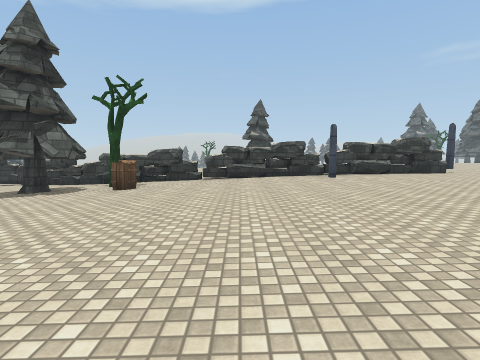
[1] (above)

14 first-person views from a walk through a 3-D level made in the Unity game engine. The camera is 1.3 m above the floor, tilts 4° down and sees 80° across. The floor is counted in squares, 2 m on a side. Each view is taken from the middle of a square. On the plan, view 1 faces up. The plan holds only what a view shows up to about 9 squares ahead; the rest is blank. The place goes on beyond the plan. The player is left out. Some animated figures are not drawn. Surface patterns are stand-ins for the level's own textures.

[2]
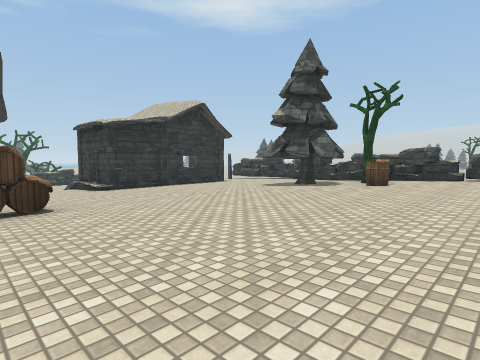

[3]
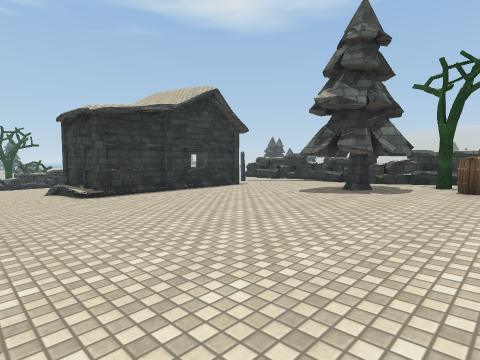

[4]
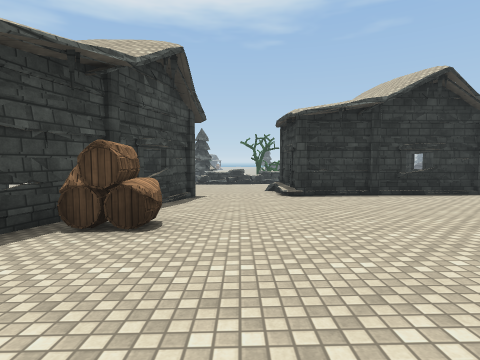

[5]
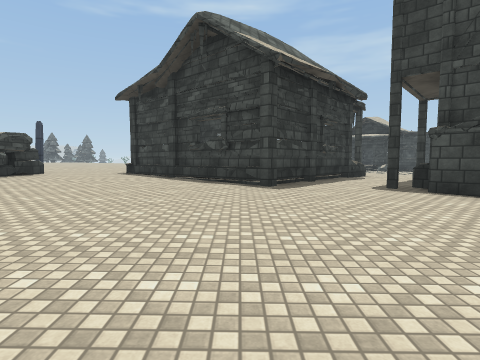

[6]
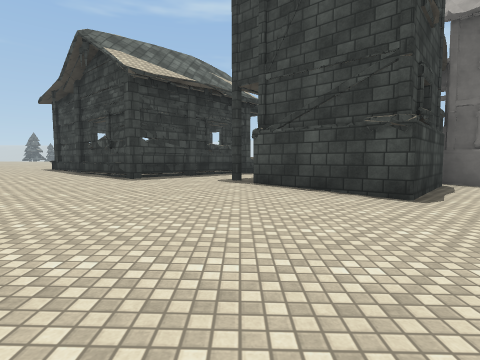

[7]
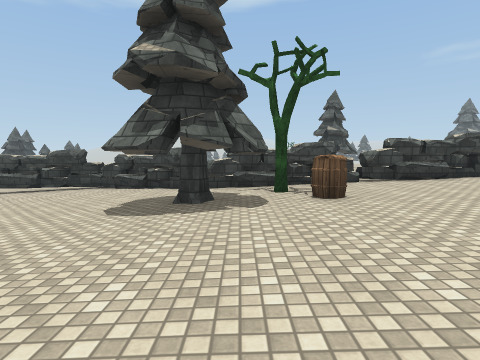

[8]
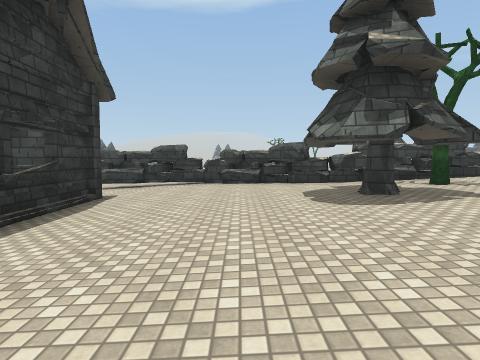

[9]
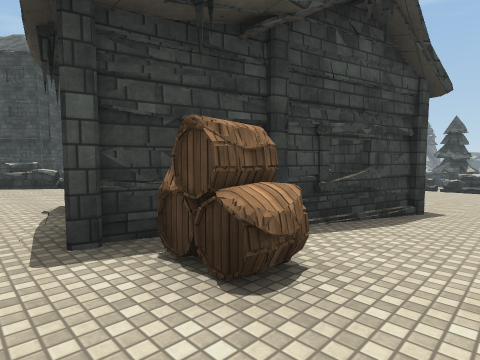

[10]
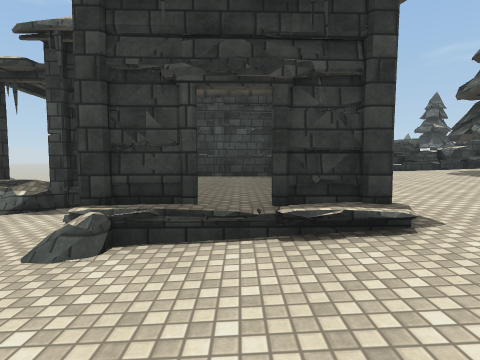

[11]
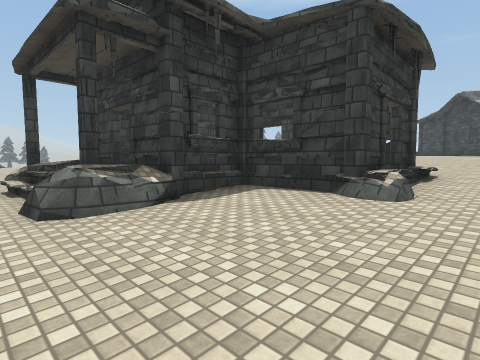

[12]
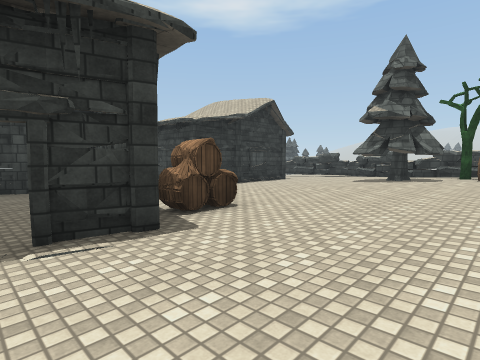

[13]
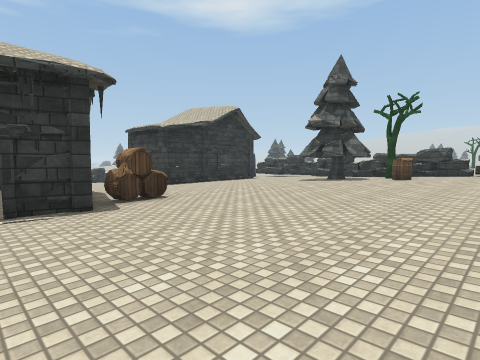

[14]
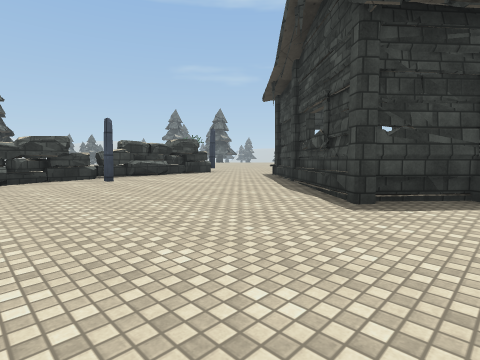

### Floor plan
Key: @ floor where view 1 was taken; # wall or solid block; x gap in a wall; . main floor; : floor 0.25 m higher than the main floor; - floor 0.25 m lower than the main floor; + floor 0.5 m higher than the main floor; _ floor 0.5 m lower than the main floor; * floor 0.75 m higher than the main floor; < floor 0.75 m lower than the main floor; % floor 1 m higher than the main floor; ( floor 1 m lower than the main floor; / step, stairs or slope; = window, fence, low wall or low ledge; ^ raised ledge; P pole; T tree; B barrel.
Columns run from 16 left of view 1 to 7 right of it. Each row starts with its distance up from view 1.
 11      --.
 10      ###^##
  9       -...#####^######^P
  8    ####...:x:++***PP%%%%
  7  =# ..#...###T+****%%%%%
  6 //  ..=...###B++***%%%##
  5 (=x##.#...:::+++****%##
  4 (=/_#.#...:::++++****#
  3 (<<_#.#...:::++++***##
  2 (<<_///....::+++++**##
  1 (<<___-....:::++++***##
  0  <<___--...B:::+@++*#*##
 -1  (<<_ #####B:::++++##**=
 -2       #....#.:::++####*
 -3          ..x.::::+#

Where each view was taken, in squares from view 1:
view 1: 0 up, 0 right, facing up
view 2: 1 down, 0 right, facing up-left
view 3: 0 up, 2 left, facing up-left
view 4: 1 up, 2 left, facing left
view 5: 3 up, 2 left, facing right
view 6: 0 up, 3 left, facing right
view 7: 2 up, 4 left, facing up
view 8: 2 up, 7 left, facing up
view 9: 1 up, 4 left, facing down-left
view 10: 0 up, 11 left, facing up
view 11: 1 up, 16 left, facing up-right
view 12: 3 down, 2 left, facing up-left
view 13: 3 down, 0 right, facing up-left
view 14: 1 up, 0 right, facing up-right
